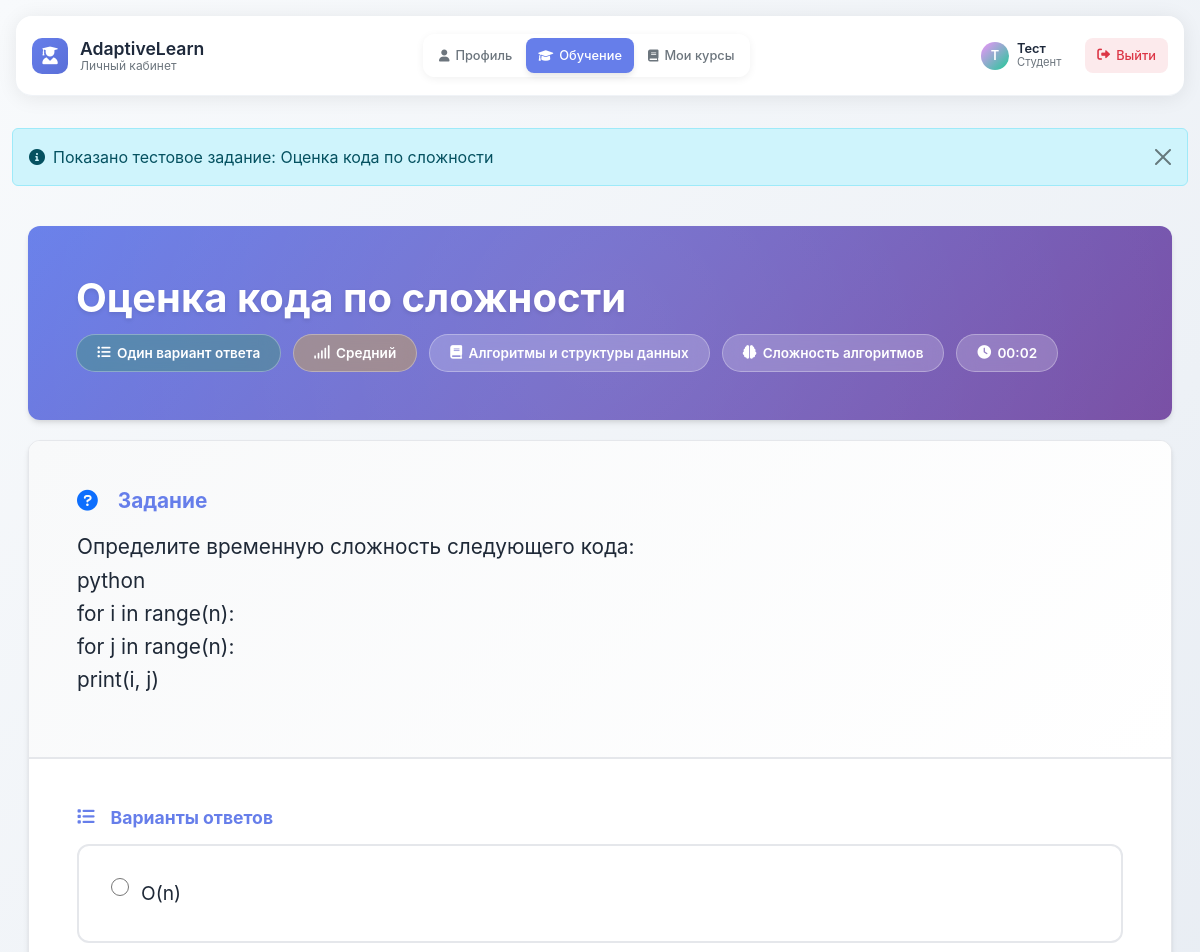
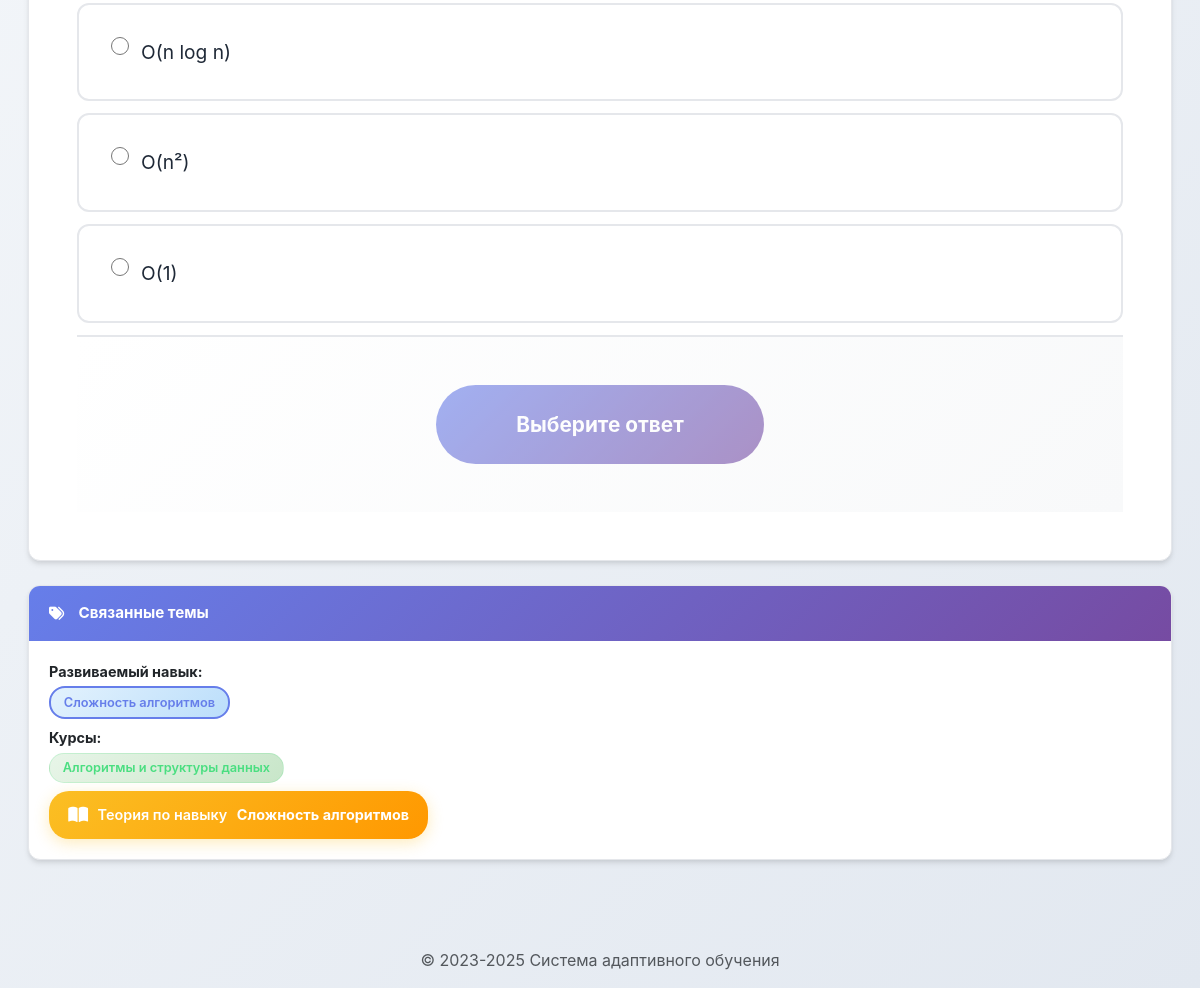
The page /student/learning/ (signed in) on the database its author committed (2 pictures, top to bottom).
### methodist/models.py (models this page shows, shortened)
class Task(models.Model):
    title = models.CharField(max_length=255, verbose_name="Название задания")
    task_type = models.CharField(
        max_length=20,
        choices=TaskType.choices,
        default=TaskType.SINGLE_CHOICE,
        verbose_name="Тип задания"
    )
    difficulty = models.CharField(
        max_length=20,
        choices=DifficultyLevel.choices,
        default=DifficultyLevel.BEGINNER,
        verbose_name="Уровень сложности"
    )
    question_text = models.TextField(verbose_name="Формулировка задачи")
    skills = models.ManyToManyField(
        Skill,
        related_name="tasks",
        verbose_name="Связанные навыки"
    )
    courses = models.ManyToManyField(
        Course,
        related_name="tasks",
        verbose_name="Связанные курсы"
    )
    created_at = models.DateTimeField(auto_now_add=True, verbose_name="Дата создания")
    updated_at = models.DateTimeField(auto_now=True, verbose_name="Дата обновления")
    is_active = models.BooleanField(default=True, verbose_name="Активное задание")
    class Meta:
        verbose_name = "Задание"
        verbose_name_plural = "Задания"
        ordering = ["-created_at"]

class TaskAnswer(models.Model):
    task = models.ForeignKey(
        Task,
        on_delete=models.CASCADE,
        related_name="answers",
        verbose_name="Задание"
    )
    text = models.TextField(verbose_name="Текст ответа")
    is_correct = models.BooleanField(default=False, verbose_name="Правильный ответ")
    order = models.IntegerField(default=0, verbose_name="Порядок отображения")
    class Meta:
        verbose_name = "Вариант ответа"
        verbose_name_plural = "Варианты ответов"
        ordering = ["order"]

### skills/models.py (models this page shows, shortened)
class Course(models.Model):
    id = models.CharField(max_length=10, primary_key=True)
    name = models.CharField(max_length=255, verbose_name="Название курса")
    description = models.TextField(verbose_name="Описание")
    duration_hours = models.PositiveIntegerField(null=True, blank=True, verbose_name="Длительность (часы)")
    class Meta:
        verbose_name = "Курс"
        verbose_name_plural = "Курсы"

class Skill(models.Model):
    name = models.CharField(max_length=255, unique=True, verbose_name="Название навыка")
    description = models.TextField(blank=True, null=True, verbose_name="Описание навыка")
    is_base = models.BooleanField(default=False, verbose_name="Базовый навык")
    courses = models.ManyToManyField(Course, related_name="skills", verbose_name="Связанные курсы")
    prerequisites = models.ManyToManyField("self", symmetrical=False, blank=True, verbose_name="Необходимые навыки", related_name="dependent_skills")
    class Meta:
        verbose_name = "Навык"
        verbose_name_plural = "Навыки"
        ordering = ["name"]

### student/views.py (the view, shortened to what this page needs)
# urls.py: path('learning/', views.learning_task_view, name='student_learning'),
@login_required
@student_required
def learning_task_view(request, task_id=None):
    try:
        student_profile = request.user.student_profile
    except StudentProfile.DoesNotExist:
        messages.error(request, "Профиль студента не найден.")
        return redirect('student_profile')
    current_recommendation = None
    if task_id:
        from methodist.models import Task
        current_task = get_object_or_404(Task, id=task_id, is_active=True)
        current_recommendation = StudentCurrentRecommendation.objects.filter(
            student=student_profile,
            recommendation__task=current_task
        ).first()
        if not current_recommendation:
            current_recommendation = StudentCurrentRecommendation.objects.filter(
                student=student_profile
            ).first()
        if current_recommendation:
            print(f"📋 Найдена рекомендация для задания {task_id}: ID={current_recommendation.recommendation.id}")
        else:
            print(f"⚠️ Рекомендация для задания {task_id} не найдена")
    else:
        try:
            current_recommendation = StudentCurrentRecommendation.objects.filter(
                student=student_profile
            ).first()
            if current_recommendation:
                current_task = current_recommendation.recommendation.task
            else:
                from methodist.models import Task
                available_tasks = Task.objects.filter(is_active=True)
                if not available_tasks.exists():
                    messages.error(request, "В системе нет доступных заданий.")
                    return redirect('student_profile')
                current_task = available_tasks.order_by('?').first()  # Случайное задание
                messages.info(request, f"Показано тестовое задание: {current_task.title}")
        except Exception as e:
            messages.error(request, f"Ошибка при получении рекомендации: {str(e)}")
            return redirect('student_profile')
    if request.method == 'POST':
        return handle_task_submission(request, current_task, student_profile)
    task_answers = current_task.answers.all().order_by('order')
    previous_attempts = TaskAttempt.objects.filter(
        student=student_profile,
        task=current_task
    ).order_by('-completed_at')[:5]  # Последние 5 попыток
    task_skills = current_task.skills.all()
    task_courses = current_task.courses.all()
    prerequisite_skills = []
    dependent_skills = []
    task_started_at = timezone.now().isoformat()
    context = {
        'current_task': current_task,
        'task_answers': task_answers,
        'previous_attempts': previous_attempts,
        'task_skills': task_skills,
        'task_courses': task_courses,
        'current_recommendation': current_recommendation,
        'student_profile': student_profile,
        'task_started_at': task_started_at,
        'prerequisite_skills': prerequisite_skills,
        'dependent_skills': dependent_skills,
    }
    return render(request, 'student/learning_task.html', context)

### student/templates/student/learning_task.html (shortened to what this page needs)
{% extends 'student/base.html' %}
{% load static %}
{% load student_filters %}
{% load markdown_filters %}
{% block extra_css %}
<link rel="stylesheet" href="{% static 'student/css/base.css' %}">
<link rel="stylesheet" href="{% static 'student/css/task.css' %}">
<link rel="stylesheet" href="{% static 'student/css/answers.css' %}">
<link rel="stylesheet" href="{% static 'student/css/sidebar.css' %}">
<link rel="stylesheet" href="{% static 'student/css/responsive.css' %}">
<link rel="stylesheet" href="{% static 'student/css/markdown.css' %}">
{% endblock %}
{% block content %}
<div class="learning-container">
    <div class="task-header">
        <h1 class="task-title">{{ current_task.title }}</h1>
        <div class="task-meta">
            <span class="task-badge type">
                <i class="fas fa-list-ul"></i>
                {{ current_task.get_task_type_display }}
            </span>
            <span class="task-badge difficulty">
                <i class="fas fa-signal"></i>
                {{ current_task.get_difficulty_display }}
            </span>
            {% if task_courses.first %}
            <span class="task-badge">
                <i class="fas fa-book"></i>
                {{ task_courses.first.name }}
            </span>
            {% endif %}
            {% if task_skills.first %}
            <span class="task-badge">
                <i class="fas fa-brain"></i>
                {{ task_skills.first.name }}
            </span>
            {% endif %}
            <span class="task-badge">
                <i class="fas fa-clock"></i>
                <span id="task-timer">00:00</span>
            </span>        </div>
    </div>
    <div class="main-task-section">
        <div class="task-content">
            <div class="task-question">
                <h3><i class="fas fa-question-circle text-primary me-2"></i>Задание</h3>
                <div class="question-text markdown-content">
                    {{ current_task.question_text|markdown }}
                </div>
            </div>
            <form id="task-answer-form" class="task-answers">
                <h4><i class="fas fa-list me-2"></i>Варианты ответов</h4>
                {% for answer in task_answers %}
                <div class="answer-option" data-answer-id="{{ answer.id }}">
                    {% if current_task.task_type == 'multiple' %}
                        <input type="checkbox" name="answer" value="{{ answer.id }}" class="answer-input" id="answer_{{ answer.id }}">
                    {% else %}
                        <input type="radio" name="answer" value="{{ answer.id }}" class="answer-input" id="answer_{{ answer.id }}">
                    {% endif %}                    <label for="answer_{{ answer.id }}" class="answer-text markdown-content">
                        {{ answer.text|markdown_inline }}
                    </label>
                </div>
                {% endfor %}
                <div class="submit-section">
                    <button type="submit" id="submit-answer-btn" class="submit-btn" disabled>
                        Выберите ответ
                    </button>
                </div>            </form>
        </div>
    </div>
    <div class="sidebar-section">
        <div class="sidebar-header">
            <i class="fas fa-tags me-2"></i>Связанные темы
        </div>        <div class="sidebar-content">
            {% if task_skills %}
            <div class="mb-2">
                <strong>Развиваемый навык:</strong>
                <div class="skills-list mt-1">
                    {% for skill in task_skills %}
                    <span class="skill-tag primary">{{ skill.name }}</span>
                    {% endfor %}
                </div>
            </div>
            {% endif %}
            {% if task_courses %}
            <div class="mb-2">
                <strong>Курсы:</strong>
                <div class="courses-list mt-1">
                    {% for course in task_courses %}
                    <span class="course-tag">{{ course.name }}</span>
                    {% endfor %}
                </div>
            </div>
            {% endif %}
            <div class="mt-2">
                <a href="#" class="materials-link" onclick="alert('Раздел в разработке'); return false;">
                    <i class="fas fa-book-open"></i>
                    Теория по навыку
                    {% if task_skills.first %}
                        <span class="skill-name">{{ task_skills.first.name }}</span>
                    {% endif %}
                </a>
            </div>
        </div>
    </div>
</div>
{% endblock %}

### student/templates/student/base.html (shortened to what this page needs)
{% load static %}
<!DOCTYPE html>
<html lang="ru">
<head>
    <link href="https://cdn.jsdelivr.net/npm/bootstrap@5.3.0-alpha1/dist/css/bootstrap.min.css" rel="stylesheet">
    <link rel="stylesheet" href="https://cdnjs.cloudflare.com/ajax/libs/font-awesome/6.0.0/css/all.min.css">
    <link rel="stylesheet" href="{% static 'student/css/student_base.css' %}">
    {% block extra_css %}{% endblock %}
</head>
<body class="student-theme">
    <header class="modern-header">
        <div class="header-container">
            <a href="/student/" class="brand">
                <div class="brand-icon">
                    <i class="fas fa-user-graduate"></i>
                </div>
                <div class="brand-text">
                    <div class="brand-title">AdaptiveLearn</div>
                    <div class="brand-subtitle">Личный кабинет</div>
                </div>
            </a>
            <nav class="nav-section">
                <div class="nav-tabs-compact">
                    <a href="{% url 'student_home' %}" class="nav-link-compact {% if request.resolver_match.url_name == 'student_home' or request.resolver_match.url_name == 'student_profile' %}active{% endif %}">
                        <i class="fas fa-user"></i>
                        <span>Профиль</span>
                    </a>
                    <a href="{% url 'student_learning' %}" class="nav-link-compact {% if request.resolver_match.url_name == 'student_learning' or request.resolver_match.url_name == 'student_learning_task' %}active{% endif %}">
                        <i class="fas fa-graduation-cap"></i>
                        <span>Обучение</span>
                    </a>
                    <a href="{% url 'student_courses' %}" class="nav-link-compact {% if request.resolver_match.url_name == 'student_courses' or request.resolver_match.url_name == 'student_course_detail' %}active{% endif %}">
                        <i class="fas fa-book"></i>
                        <span>Мои курсы</span>
                    </a>
                </div>
            </nav>
            <div class="user-section">
                {% if user.is_authenticated %}
                    <div class="user-info">
                        <div class="user-avatar">
                            {{ user.first_name|first|default:user.username|first|upper }}
                        </div>
                        <div class="user-details">
                            <div class="user-name">{{ user.first_name|default:user.username }}</div>
                            <div class="user-role">Студент</div>
                        </div>
                    </div>
                    <a href="/logout/" class="logout-btn">
                        <i class="fas fa-sign-out-alt"></i>
                        <span>Выйти</span>
                    </a>
                {% else %}
                    <a href="/login/" class="nav-link-compact">
                        <i class="fas fa-sign-in-alt"></i>
                        <span>Войти</span>
                    </a>
                {% endif %}
            </div>
        </div>
    </header>
    <div class="container">
        {% if messages %}
        <div class="messages-container mb-4">
            {% for message in messages %}
            <div class="alert alert-{{ message.tags }} alert-dismissible fade show" role="alert">
                <div class="d-flex align-items-center">
                    {% if message.tags == 'success' %}
                        <i class="fas fa-check-circle me-2"></i>
                    {% elif message.tags == 'error' or message.tags == 'danger' %}
                        <i class="fas fa-exclamation-circle me-2"></i>
                    {% elif message.tags == 'warning' %}
                        <i class="fas fa-exclamation-triangle me-2"></i>
                    {% else %}
                        <i class="fas fa-info-circle me-2"></i>
                    {% endif %}
                    <span>{{ message }}</span>
                    <button type="button" class="btn-close ms-auto" data-bs-dismiss="alert"></button>
                </div>
            </div>
            {% endfor %}
        </div>
        {% endif %}
        <main>
            {% block content %}{% endblock %}
        </main>
        <footer class="mt-5 text-center text-muted">
            <p>© 2023-2025 Система адаптивного обучения</p>
        </footer>
    </div>
</body>
</html>

### rows shown on the page
Task: title "Оценка кода по сложности", task_type "Один вариант ответа", difficulty "Средний", question_text "Определите временную сложность следующего кода: python for i in range(n): for j in range(n): print(i, j)"
Course: first.name "Алгоритмы и структуры данных", name "Алгоритмы и структуры данных"
Skill: first.name "Сложность алгоритмов", name "Сложность алгоритмов"
TaskAnswer: text "O(n)"
TaskAnswer: text "O(n log n)"
TaskAnswer: text "O(n²)"
TaskAnswer: text "O(1)"

### other values the page prints
{{ user.first_name|first|default:user.username|first|upper }} "Т"
{{ user.first_name|default:user.username }} "Тест"
{{ message }} "Показано тестовое задание: Оценка кода по сложности"
